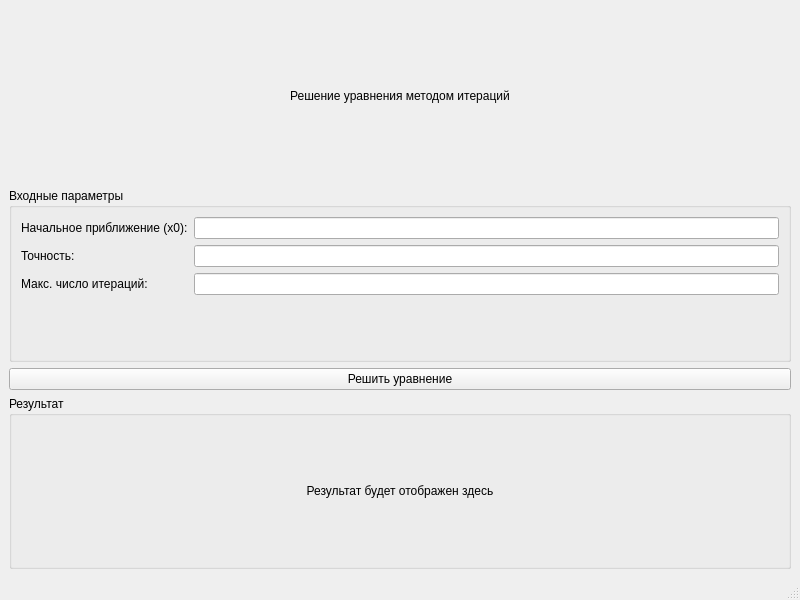
<?xml version="1.0" encoding="UTF-8"?>
<ui version="4.0">
 <class>HomeWindow</class>
 <widget class="QMainWindow" name="HomeWindow">
  <property name="geometry">
   <rect>
    <x>0</x>
    <y>0</y>
    <width>800</width>
    <height>600</height>
   </rect>
  </property>
  <property name="windowTitle">
   <string>Решение уравнений</string>
  </property>
  <widget class="QWidget" name="centralwidget">
   <layout class="QVBoxLayout" name="verticalLayout">
    <item>
     <widget class="QLabel" name="label_welcome">
      <property name="text">
       <string>Решение уравнения методом итераций</string>
      </property>
      <property name="alignment">
       <set>Qt::AlignCenter</set>
      </property>
     </widget>
    </item>
    <item>
     <widget class="QGroupBox" name="groupBox_input">
      <property name="title">
       <string>Входные параметры</string>
      </property>
      <layout class="QFormLayout" name="formLayout">
       <item row="0" column="0">
        <widget class="QLabel" name="label_x0">
         <property name="text">
          <string>Начальное приближение (x0):</string>
         </property>
        </widget>
       </item>
       <item row="0" column="1">
        <widget class="QLineEdit" name="lineEdit_x0"/>
       </item>
       <item row="1" column="0">
        <widget class="QLabel" name="label_tolerance">
         <property name="text">
          <string>Точность:</string>
         </property>
        </widget>
       </item>
       <item row="1" column="1">
        <widget class="QLineEdit" name="lineEdit_tolerance"/>
       </item>
       <item row="2" column="0">
        <widget class="QLabel" name="label_maxIter">
         <property name="text">
          <string>Макс. число итераций:</string>
         </property>
        </widget>
       </item>
       <item row="2" column="1">
        <widget class="QLineEdit" name="lineEdit_maxIter"/>
       </item>
      </layout>
     </widget>
    </item>
    <item>
     <widget class="QPushButton" name="pushButton_solve">
      <property name="text">
       <string>Решить уравнение</string>
      </property>
     </widget>
    </item>
    <item>
     <widget class="QGroupBox" name="groupBox_result">
      <property name="title">
       <string>Результат</string>
      </property>
      <layout class="QVBoxLayout" name="verticalLayout_2">
       <item>
        <widget class="QLabel" name="label_result">
         <property name="text">
          <string>Результат будет отображен здесь</string>
         </property>
         <property name="alignment">
          <set>Qt::AlignCenter</set>
         </property>
        </widget>
       </item>
      </layout>
     </widget>
    </item>
   </layout>
  </widget>
  <widget class="QMenuBar" name="menubar">
   <property name="geometry">
    <rect>
     <x>0</x>
     <y>0</y>
     <width>800</width>
     <height>21</height>
    </rect>
   </property>
  </widget>
  <widget class="QStatusBar" name="statusbar"/>
 </widget>
 <resources/>
 <connections/>
</ui> 
